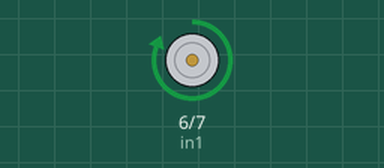
This sketch was run on a simulated Arduino Uno, built with avr-gcc and run on an emulated ATmega328P. Parts: motor-driver pin pairs drawn as motors (green arrow = first pin HIGH = forward, orange = second pin HIGH = backward, longer = more drive, scaled by the enable pin).

Above: at 1.0 s.
At 3.0 s:
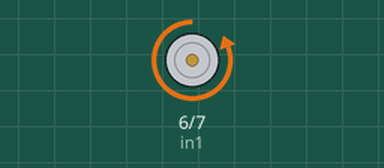
Timing chart, 0 to 5.2 s (numbered marks = the images above):
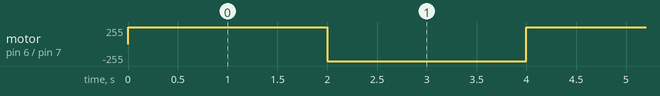

Measured:
- by itself, motor on pin 6 (in1) / pin 7 (in2): alternates forward 255/255 for 2.0 s and backward 255/255 for 2.0 s

The sketch:

Example14.ino
```cpp
int enA = 3;
int in1 = 6;
int in2 = 7;

void setup() {
  pinMode(enA, OUTPUT);
  pinMode(in1, OUTPUT);
  pinMode(in2, OUTPUT);
}

void loop() {
  digitalWrite(in1, HIGH);
  digitalWrite(in2, LOW);
  analogWrite(enA, 255); // Run motor at full speed
  delay(2000);
  digitalWrite(in1, LOW);
  digitalWrite(in2, HIGH);
  delay(2000);
}
```
